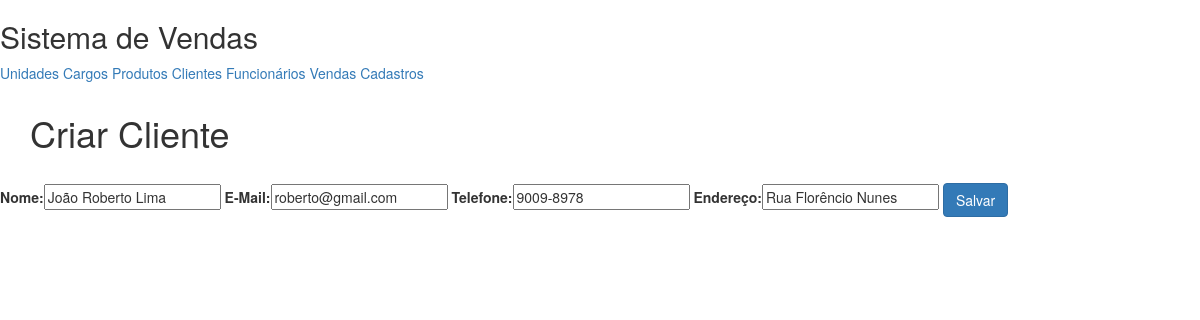
/appvendas/cliente/update/2, run on the app's committed database.
### appvendas/models.py (models this page shows, shortened)
class Pessoa(models.Model):
    nome=models.CharField("Nome",max_length=255)
    email=models.EmailField("E-Mail",max_length=200)
    telefone=models.CharField("Telefone",max_length=20)

class Cliente(Pessoa):
    endereco=models.CharField("Endereço",max_length=255)

### appvendas/views.py (the view)
# urls.py: url(r'^cliente/update/(?P<pk>\d+)$',cliente_update,name='cliente_update'),
def cliente_update(request, pk):
    cliente = Cliente.objects.get(id=pk)
    if(request.method=="POST"):
        form=ClienteForm(request.POST, instance=cliente)
        if(form.is_valid()):
            form.save()
            return redirect('cliente_list')
    else:
        form = ClienteForm(instance=cliente)
        dados = {"form":form}
        return  render(request, 'cliente/cliente_form.html', dados)

### appvendas/forms.py
class ClienteForm(ModelForm):
    class Meta:
        model=Cliente
        fields=('__all__')

### templates/cliente/cliente_form.html (shortened to what this page needs)
{% extends 'base.html' %}
{% block conteudo %}
    <h1 style="margin: 30px">{% if cliente %}Editar Cliente{% else %}Criar Cliente{% endif%}</h1>
    <form method="POST" role="form">
        {{ form.as_table }}
        <input type="submit" class="btn btn-primary" value="Salvar">
    </form>
{% endblock %}

### data on the page
Pessoa: nome "João Roberto Lima", email "roberto@gmail.com", telefone "9009-8978"
Cliente: endereco "Rua Florêncio Nunes"
